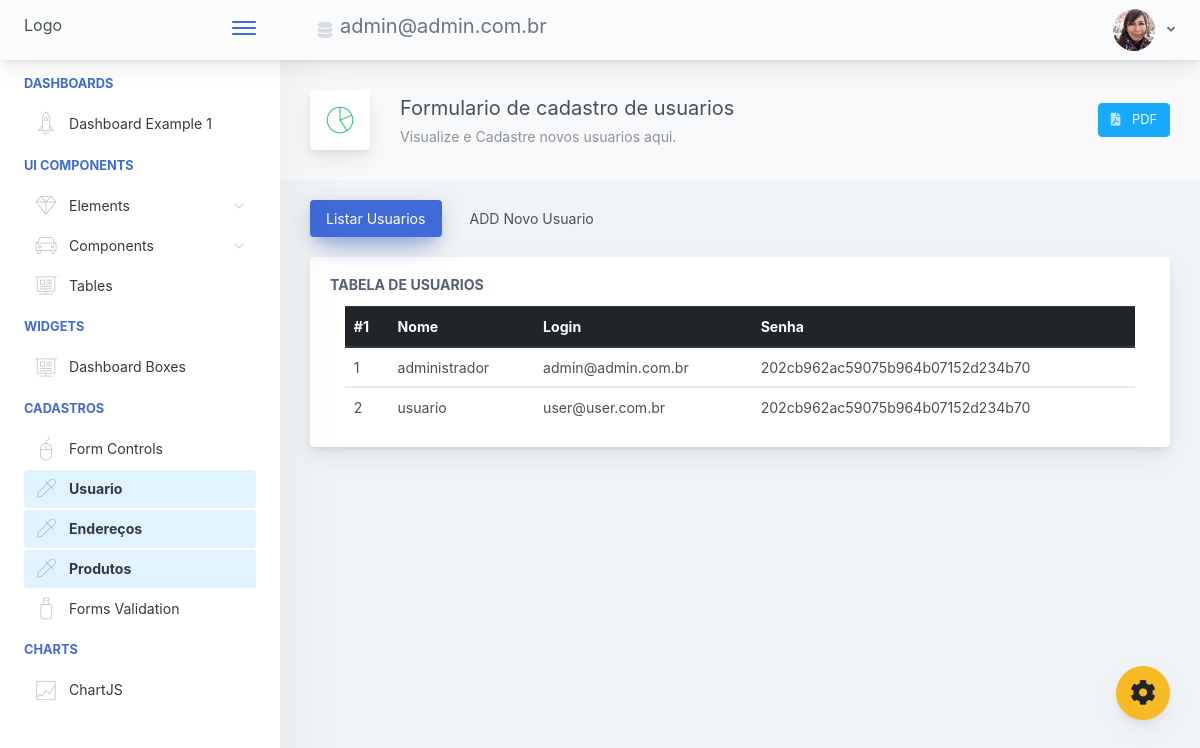
Before: /Dashboard/usuarios.php (signed in) with the older database file.
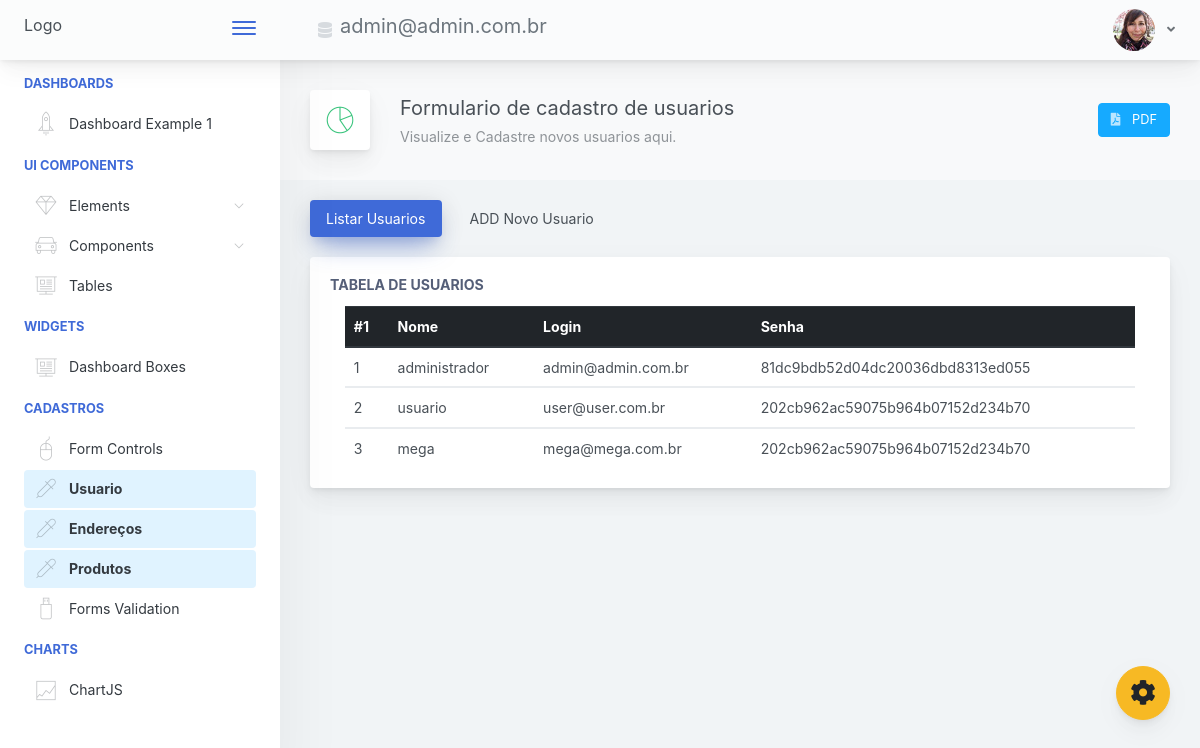
After: the same page with the newer database file.
### tables this page shows
CREATE TABLE usuario (
    idUsuario int(11) NOT NULL auto_increment,
    nome varchar(45) NOT NULL,
    login varchar(45) NOT NULL,
    senha varchar(45) NOT NULL, 
    PRIMARY KEY(idUsuario)
     
    
)CHARSET=utf8;

### Listar/tabelaUsuario.php (the view)
<?php
include("../conexao/conexao.php");
$sql = "SELECT * from usuario";
$resultado = mysqli_query($conn,$sql);
?>
<div class="table-responsive">
<table class="mb-0 table">
   <thead class="thead-dark">
      <tr>
         <th scope="col">#1</th>
         <th scope="col">Nome</th>
         <th scope="col">Login</th>
         <th scope="col">Senha</th>
      </tr>
   </thead>
   <?php
      while($dado = mysqli_fetch_array($resultado)){ ?>
   <tbody>
      <tr>
         <td><?php echo $dado["idUsuario"] ;?></td>
         <td><?php echo $dado["nome"] ;?></td>
         <td><?php echo $dado["login"] ;?></td>
         <td><?php echo $dado["senha"] ;?></td>
   </tbody>
   <?php
      }
      ?>
</table>
</div>

Changed rows visible on the page:
changed usuario "administrador": senha "202cb962ac59075b964b07152d234b70" → "81dc9bdb52d04dc20036dbd8313ed055"
added usuario: idUsuario "3", nome "mega", login "mega@mega.com.br", senha "202cb962ac59075b964b07152d234b70"
